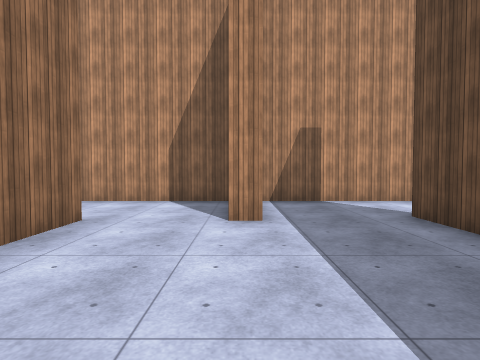
[1] (above)

24 first-person views from a walk through a 3-D level made in the Unity game engine. The camera is 1.5 m above the floor, tilts 2° down and sees 80° across. The floor is counted in squares, 2 m on a side. Each view is taken from the middle of a square. On the plan, view 1 faces up. The plan holds only what a view shows up to about 10 squares ahead; the rest is blank. The player character is not drawn. Surface patterns are stand-ins for the level's own textures.

[2]
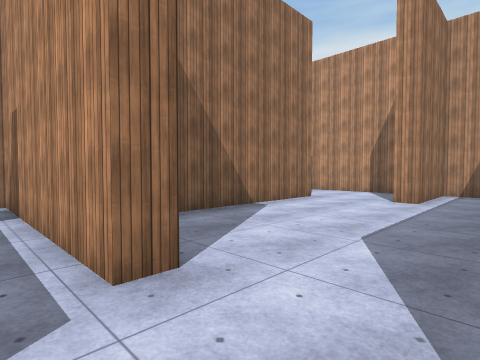

[3]
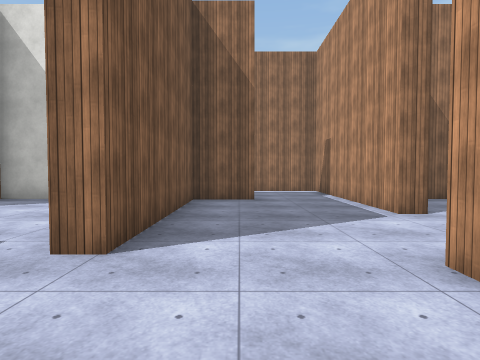

[4]
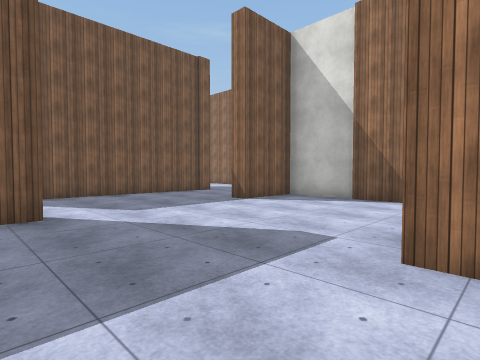

[5]
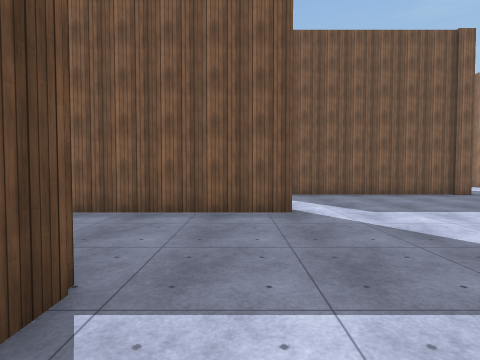

[6]
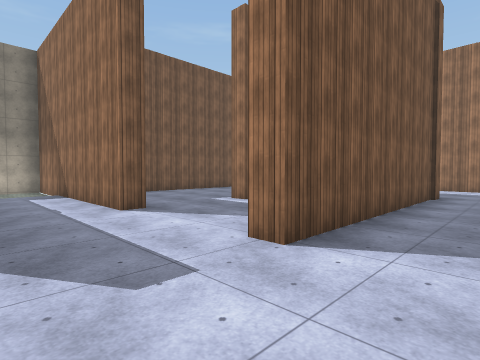

[7]
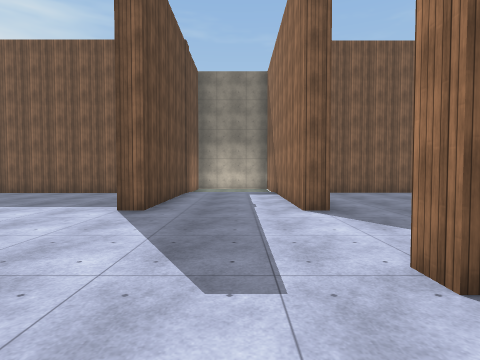

[8]
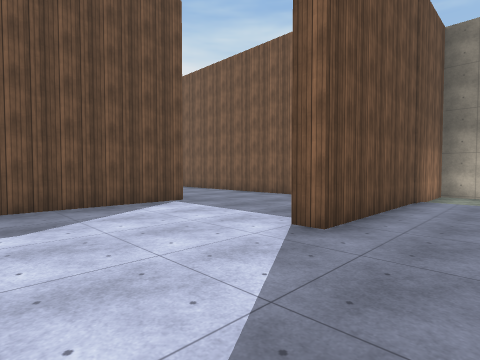

[9]
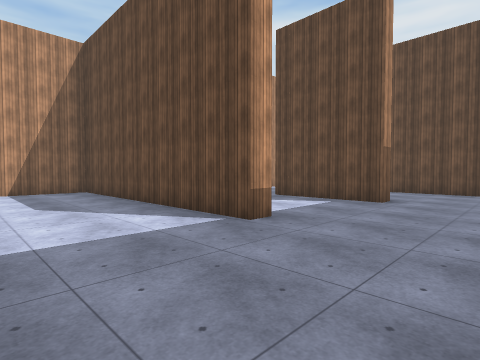

[10]
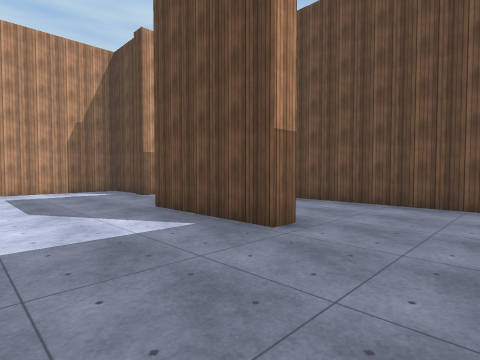

[11]
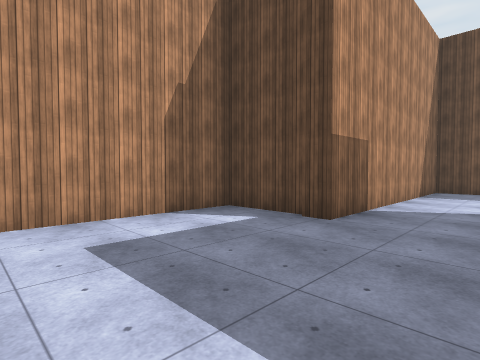

[12]
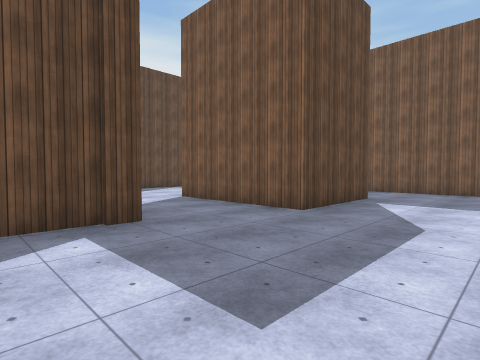

[13]
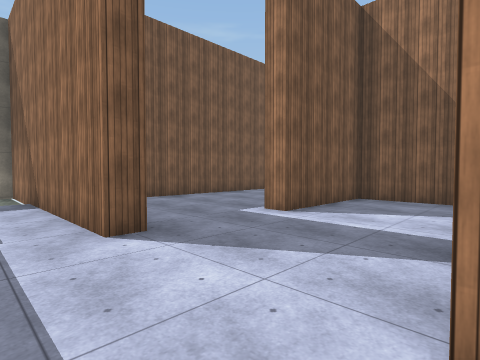

[14]
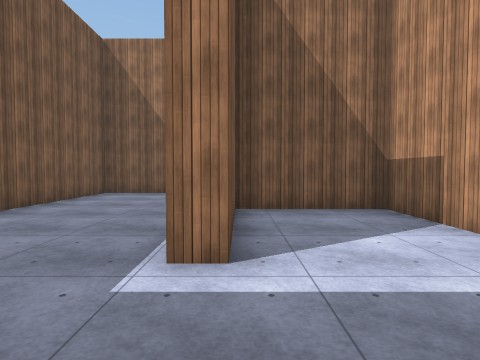

[15]
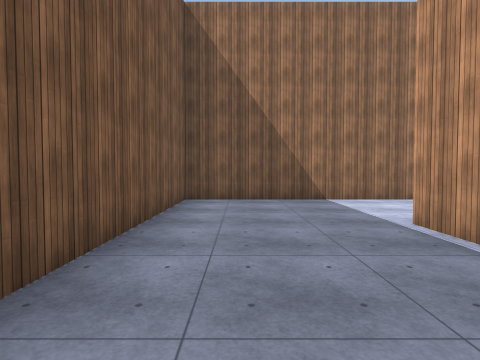

[16]
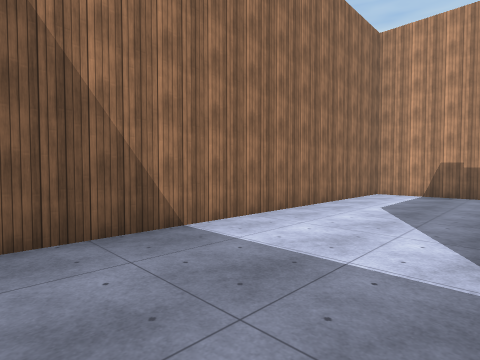

[17]
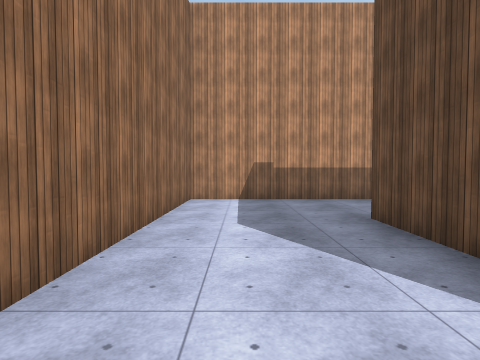

[18]
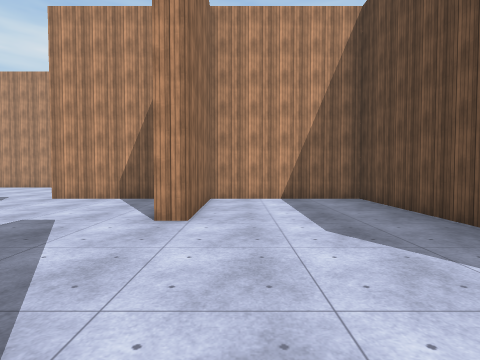

[19]
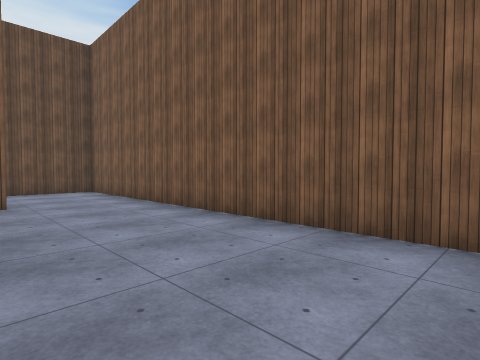

[20]
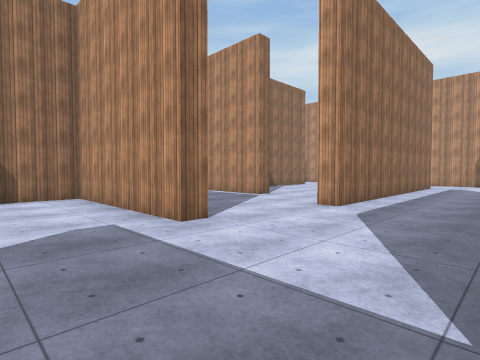

[21]
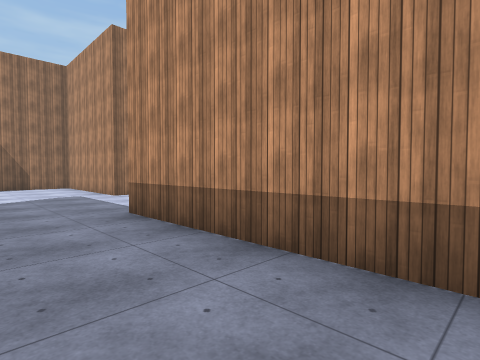

[22]
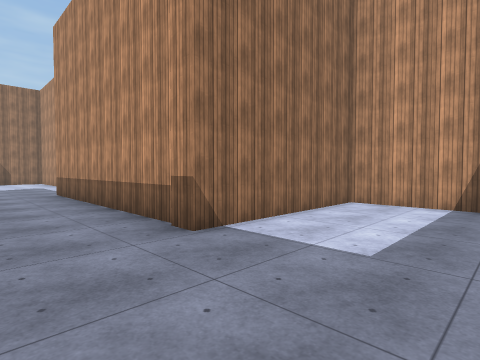

[23]
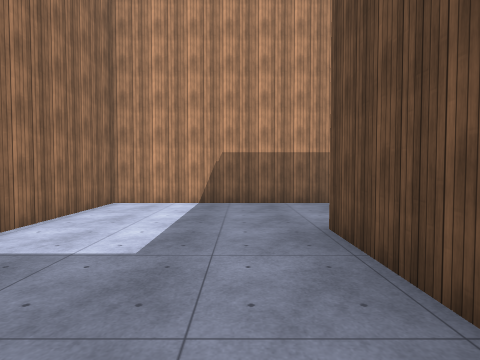

[24]
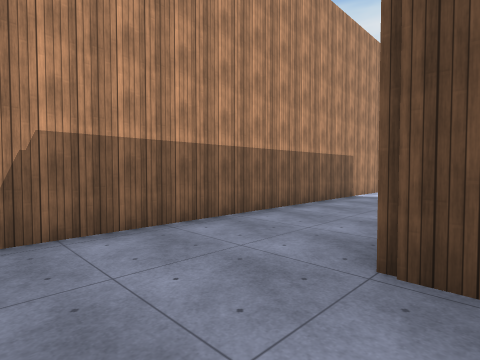

### Floor plan
Ten units are one square. View 1 is at (0, 0); x grows to the right and y downward. Boxes are objects, and circles mark ways between rooms. Rooms are numbered by the first view taken in them; rooms with no view inside come last. Other rooms are left out.
<svg viewBox="-59 -74 315 332">
<path fill="none" stroke="#000" d="M28 -32 28 -46M-24 -44 -24 2M1 18 1 23M-2 -69 -24 -69M25 -69 3 -69 3 -42 -2 -42M68 115 40 115M40 110 80 110M42 183 47 183 47 253 78 253 78 183 84 183M8 152 -15 152 -15 181 17 181 17 186M128 191 121 191 121 115 82 115 82 148 76 148M-6 115 -53 115 -53 223 31 223M92 223 195 223 195 176M-8 186 -20 186M-20 166 -20 147 47 147 47 152M171 140 171 115 134 115M165 197 159 197 159 166 200 166M33 35 28 35M171 88 171 61M-24 46 -24 62 25 62 25 67 -24 67 -24 110 -4 110 -4 118M1 23 -54 23M216 139 169 139M251 35 131 35 131 78 60 78 60 71"/>
<circle cx="15" cy="20" r="3" fill="#2a7"/>
<text x="0" y="-20">1</text>
<text x="70" y="140">2</text>
</svg>
Room 1 opens to room 2.

Where each view was taken, in squares from view 1:
view 1: 0 up, 0 right, facing up
view 2: 3 down, 2 right, facing up-left
view 3: 5 down, 5 right, facing left
view 4: 6 down, 5 right, facing down-left
view 5: 6 down, 5 right, facing down
view 6: 13 down, 7 right, facing down-left
view 7: 13 down, 6 right, facing down
view 8: 15 down, 6 right, facing down-right
view 9: 22 down, 9 right, facing up-right
view 10: 22 down, 13 right, facing up-right
view 11: 16 down, 13 right, facing up-right
view 12: 12 down, 13 right, facing down-right
view 13: 15 down, 6 right, facing down-left
view 14: 18 down, 4 right, facing left
view 15: 21 down, 2 right, facing left
view 16: 21 down, 2 left, facing up-left
view 17: 19 down, 4 left, facing up
view 18: 19 down, 9 right, facing up
view 19: 19 down, 9 right, facing down-right
view 20: 9 down, 6 right, facing up-left
view 21: 10 down, 11 right, facing up-left
view 22: 10 down, 16 right, facing up-left
view 23: 10 down, 16 right, facing up
view 24: 7 down, 15 right, facing up-right
